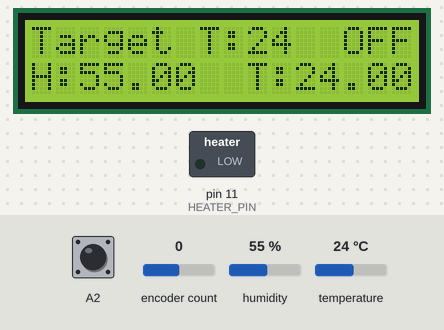
A sketch run on a simulated Arduino Uno, built with avr-gcc and run on an emulated ATmega328P. Parts: 16×2 character LCD, switched loads named in the sketch (green lamp = pin HIGH). The inputs (shaded band) are chosen by the test bench; at power-on: encoder count 0, humidity 55 %, temperature 24 °C, A2 HIGH. What the sketch prints to the serial monitor is not drawn.

Above: at 1.2 s.
1.3 s: encoder count set to 1
At 2.5 s:
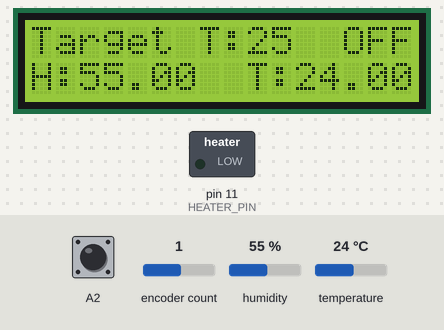
2.8 s: humidity set to 22 %
At 4.1 s:
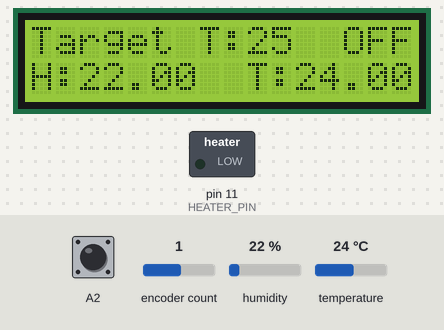
4.5 s: temperature set to 12 °C
At 6.4 s:
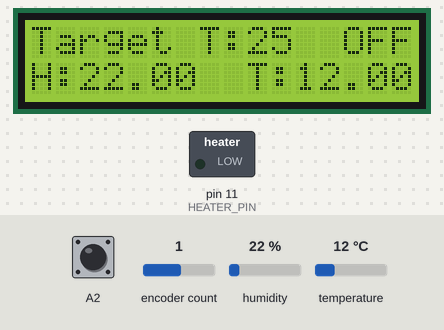
9.7 s: humidity set to 40 %
At 13.2 s:
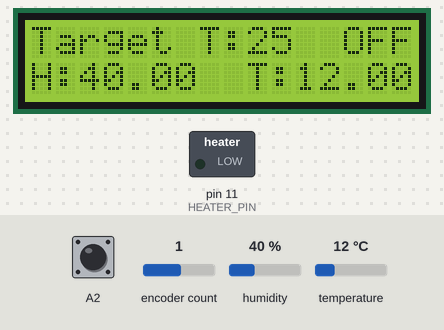
13.5 s: encoder count set to 2
At 14.3 s:
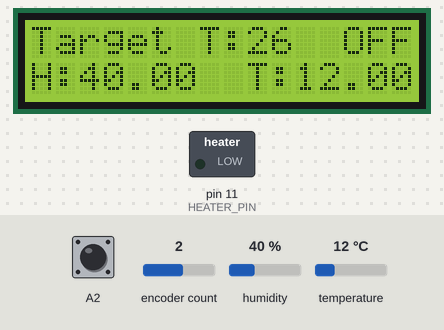
Timing chart, 0 to 16.0 s (numbered marks = the images above; inputs shaded):
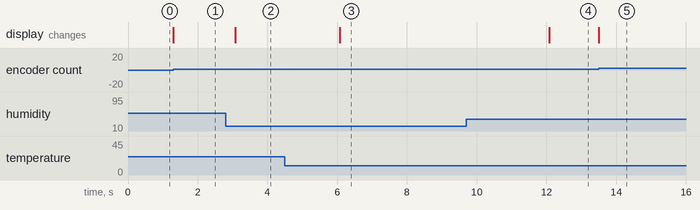

Measured:
- after the input at 1.3 s, the display: changes at once (image 1)
- after the input at 2.8 s, the display: changes after 0.27 s (image 2)
- after the input at 4.5 s, the display: changes after 1.6 s (image 3)
- after the input at 9.7 s, the display: changes after 2.4 s (image 4)
- after the input at 13.5 s, the display: changes at once (image 5)

The sketch:

arduino_nano.ino
```cpp
#include <LiquidCrystal.h>
#include <DHT.h>
#include <ClickEncoder.h>
#include <TimerOne.h>

#define DHTPIN 8
#define DHTTYPE DHT22

#define MAX_TEMP 80
#define MIN_TEMP 24

#define BASE_PWM 30

#define HEATER_PIN 11

DHT dht(DHTPIN, DHTTYPE);

ClickEncoder *encoder;
int16_t last, target_temp;
bool is_on = false;

int16_t counter = 0;
bool readDHT = true;

void timerIsr() {
    counter = counter + 1;
  // ~ 3 seconds
  if(counter == 3000)
  {
    readDHT = true;
    counter = 0;
  }
  encoder->service();
}

LiquidCrystal lcd(7, 6, 5, 4, 3, 2);

float humidity;
float temprature;

void setup()
{

Serial.begin(9600);

dht.begin();
lcd.begin(16, 2);

encoder = new ClickEncoder(A1, A0, A2);
encoder->setAccelerationEnabled(true);
//~ 1 ms
Timer1.initialize(1000);
Timer1.attachInterrupt(timerIsr);

last = -1;
target_temp = MIN_TEMP;

pinMode(HEATER_PIN, OUTPUT);
analogWrite(HEATER_PIN, 0 );
}

void loop()
{
  target_temp += encoder->getValue();

  if( target_temp < MIN_TEMP )
    target_temp = MIN_TEMP;
  if( target_temp > MAX_TEMP )
    target_temp = MAX_TEMP;

  if (target_temp != last) {
    last = target_temp;
    Serial.print("Target Temp Value: ");
    Serial.println(target_temp);

    lcd.setCursor(0,0);
    lcd.print("Target T:");
    lcd.print( target_temp );

    lcd.setCursor(13,0);
    lcd.print( is_on ? "ON " : "OFF");
  }

  ClickEncoder::Button b = encoder->getButton();
  if (b != ClickEncoder::Open) {
    Serial.print("Button: ");
    #define VERBOSECASE(label) case label: Serial.println(#label); break;
    switch (b) {
      VERBOSECASE(ClickEncoder::Pressed);
      VERBOSECASE(ClickEncoder::Held)
      VERBOSECASE(ClickEncoder::Released)
      VERBOSECASE(ClickEncoder::Clicked)
      case ClickEncoder::DoubleClicked:
          Serial.println("");
          is_on = !is_on;
          Serial.print(" Dehumidifier is ");
          Serial.println(is_on ? "on" : "off");
          lcd.setCursor(13,0);
          lcd.print( is_on ? "ON " : "OFF");
        break;
    }
  }

  if( readDHT == true )
  {
    float h = dht.readHumidity();
    float t = dht.readTemperature();

    if (isnan(h) || isnan(t)) {
      lcd.setCursor(0,0);
      lcd.print("Failed to read");
      lcd.setCursor(0,1);
      lcd.print("from DHT sensor!");
      Serial.println("Failed to read from DHT sensor!");
    } else {
      lcd.setCursor(0,1);
      lcd.print("H:");
      lcd.print(h);
      lcd.setCursor(9,1);
      lcd.print("T:");
      lcd.print(t);

      Serial.print("Humidity: ");
      Serial.print(h);
      Serial.print(" %\t");
      Serial.print("Temprature: ");
      Serial.print(t);
      Serial.println(" *C ");
    }
    if(is_on)
    {
      if( target_temp > t )
      {
        int pwm_val = (target_temp-t)*3 + BASE_PWM;
        Serial.print("PWM Value:");
        Serial.println(pwm_val);
        analogWrite( HEATER_PIN, pwm_val );
      }
      else
      {
        analogWrite( HEATER_PIN, 0 );
        Serial.println("PWM Value:0");
      }
    }
    else
    {
      analogWrite( HEATER_PIN, 0 );
      Serial.println("PWM Value:0");
    }
    readDHT = false;
  }
}
```
